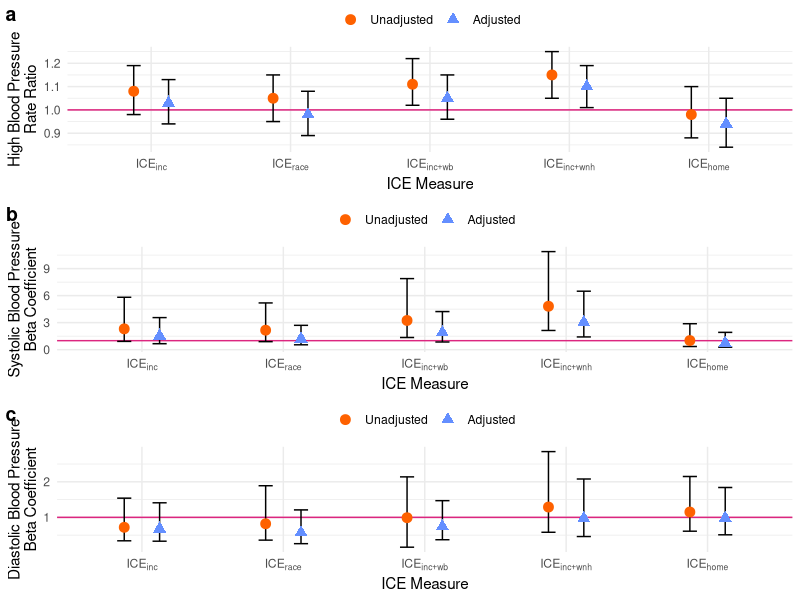

Source code (R):
require(ggplot2)
require(ggpubr)
require(tidyverse)

point_colors = c("#fe6100", "#648fff")
point_shapes = c(19, 17)
errbar_color = "black"
line_color = "#dc267f"
x_labels = c(
  "0ICEinc" = expression(ICE[inc]),
  "1ICErace" = expression(ICE[race]),
  "2ICEinc+wb" = expression(ICE[inc+wb]),
  "3ICEinc+wnh" = expression(ICE[inc+wnh]),
  "4ICEhome" = expression(ICE[home])
)
# Note: adding \n to a string starts a new line
y_labels = c(
  "hbp" = "High Blood Pressure\nRate Ratio",
  "sbp" = "Systolic Blood Pressure\nBeta Coefficient",
  "dbp" = "Diastolic Blood Pressure\nBeta Coefficient"
)

plot_data = read.csv("plot_data.csv") %>%
  mutate(variable = factor(variable)) %>%
  mutate(type = factor(type, levels=c("Unadjusted", "Adjusted")))

make_plot = function(outcome_filter){
  ggplot(filter(plot_data, outcome==outcome_filter), 
         aes(x=variable, y=rr, ymin=l_rr, ymax=u_rr, color=type, shape=type)) +
    # Draw data
    geom_hline(color=line_color, yintercept=1) +
    geom_errorbar(color=errbar_color, position=position_dodge(width=0.5), width=0.2) + 
    geom_point(position=position_dodge(width=0.5), size=3) +
    # Scale asthetics
    scale_color_manual(values=point_colors) +
    scale_shape_manual(values=point_shapes) +
    scale_x_discrete("ICE Measure", labels=x_labels) +
    scale_y_continuous(y_labels[outcome_filter]) +
    # Plot theme
    theme_minimal() +
    theme(legend.margin = margin(),
          legend.position = "top",
          legend.spacing = unit(0, "cm"),
          legend.title = element_blank())
}
  
outcomes = c("hbp", "sbp", "dbp")

combined_plot = ggarrange(plotlist=lapply(outcomes, make_plot), 
                          ncol=1, labels=c("a", "b", "c"))

ggsave("errorbar-multi-plot.png", combined_plot, 
       width=1200, height=2400, units="px", bg="white")
